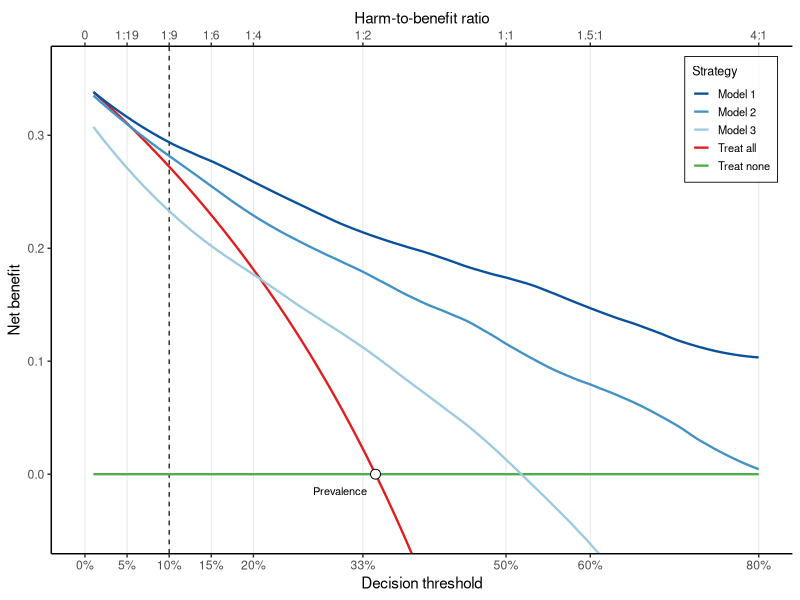
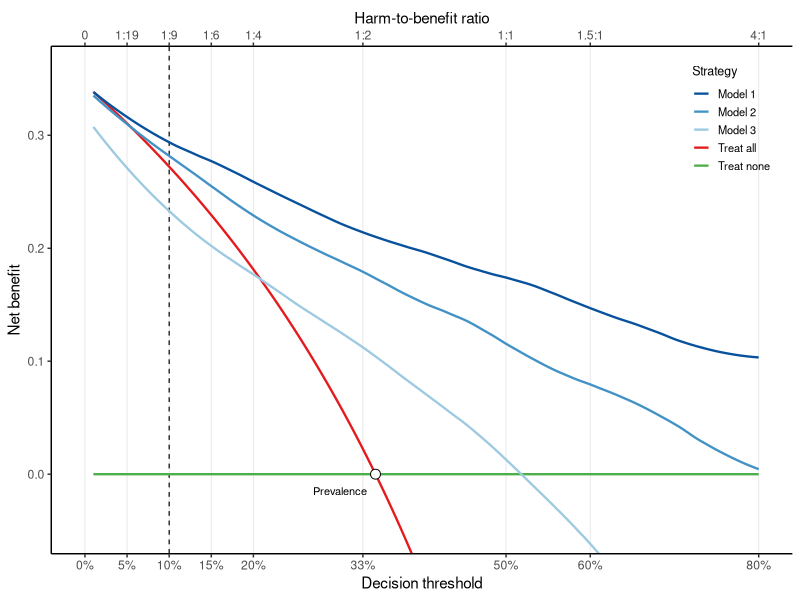

Recreate these plots in R, in order.
library(tidyverse)

inv_logit <- \(x) 1 / (1 + exp(-x))

set.seed(6192)

n <- 2000
# Outcome driven by the Model 1; intercept targets ~35% prevalence
lp_best <- rnorm(n, mean = -1.2, sd = 2.5)
p_best <- inv_logit(lp_best)
y <- rbinom(n, 1, p_best)

# Model 2: correlated with true risk but noisier
lp_good <- qlogis(p_best) + rnorm(n, 0, 1.5)
p_good <- inv_logit(lp_good)

# Model 3: weakly correlated with true risk
lp_poor <- qlogis(p_best) + rnorm(n, 0, 4)
p_poor <- inv_logit(lp_poor)

prev <- mean(y)

calc_nb <- function(y, p_pred, thresholds) {
  n <- length(y)
  purrr::map_dbl(thresholds, \(pt) {
    tp <- sum(y == 1 & p_pred >= pt)
    fp <- sum(y == 0 & p_pred >= pt)
    tp / n - fp / n * pt / (1 - pt)
  })
}

thresholds <- seq(0.01, 0.80, by = 0.005)

dca_df <- bind_rows(
  tibble(threshold = thresholds,
         nb = prev - (1 - prev) * thresholds / (1 - thresholds),
         strategy = "Treat all"),
  tibble(threshold = thresholds,
         nb = 0,
         strategy = "Treat none"),
  tibble(threshold = thresholds,
         nb = calc_nb(y, p_best, thresholds),
         strategy = "Model 1"),
  tibble(threshold = thresholds,
         nb = calc_nb(y, p_good, thresholds),
         strategy = "Model 2"),
  tibble(threshold = thresholds,
         nb = calc_nb(y, p_poor, thresholds),
         strategy = "Model 3")
) |>
  mutate(strategy = factor(strategy,
    levels = c("Model 1", "Model 2", "Model 3", "Treat all", "Treat none"),
    labels = c("Model 1", "Model 2", "Model 3", "Treat all", "Treat none")))

# Loess smooth the three model lines
model_df <- dca_df |>
  filter(strategy %in% c("Model 1", "Model 2", "Model 3")) |>
  group_by(strategy) |>
  mutate(nb_smooth = predict(loess(nb ~ threshold, span = 0.25))) |>
  ungroup()

default_df <- dca_df |>
  filter(strategy %in% c("Treat all", "Treat none"))

# Ticks: denser between 0 and 20%, then every 20%
primary_breaks <- c(0, 0.05, 0.10, 0.15, 0.20,0.33, 0.50, 0.60, 0.80)
hb_labels <- sapply(primary_breaks, \(pt) {
  if (pt == 0) return("0")
  ratio <- pt / (1 - pt)
  if (ratio < 1) {
    denom <- round(1 / ratio)
    paste0("1:", denom)
  } else {
    paste0(round(ratio, 1), ":1")
  }
})

p_dca <- ggplot() +
  geom_vline(xintercept = primary_breaks, color = "grey90", linewidth = 0.3) +
  geom_vline(xintercept = 0.1, color = "black", linetype = "dashed", linewidth = 0.4)+
  geom_line(data = default_df, aes(x = threshold, y = nb, color = strategy),
            linewidth = 0.8) +
  geom_line(data = model_df, aes(x = threshold, y = nb_smooth, color = strategy),
            linewidth = 0.8) +
  scale_color_manual(
    breaks = c("Model 1", "Model 2", "Model 3", "Treat all", "Treat none"),
    values = c(
      "Model 1" = "#08519C",
      "Model 2"      = "#4292C6",
      "Model 3"      = "#9ECAE1",
      "Treat all"       = "#E41A1C",
      "Treat none"      = "#4DAF4A"
  )) +
  scale_x_continuous(
    limits = c(0, 0.8),
    breaks = primary_breaks,
    labels = scales::percent_format(accuracy = 1),
    sec.axis = sec_axis(~ ., breaks = primary_breaks, labels = hb_labels,
                        name = "Harm-to-benefit ratio")
  ) +
  annotate("point", x = prev, y = 0, shape = 21, size = 3,
           fill = "white", color = "black") +
  annotate("text", x = prev - 0.01, y = -0.015, label = "Prevalence",
           size = 2.8, hjust = 1) +
  coord_cartesian(ylim = c(-0.05, max(dca_df$nb) + 0.02)) +
  labs(x = "Decision threshold", y = "Net benefit",
       color = "Strategy") +
  theme_classic(base_size = 11) +
  theme(
    legend.position = c(0.98, 0.98),
    legend.justification = c(1, 1),
    legend.background = element_rect(fill = alpha("white", 0.8), color = "black", linewidth = 0.3),
    legend.key.size = unit(0.9, "lines"),
    legend.text = element_text(size = 8),
    legend.title = element_text(size = 9)
  )

ggsave("figures/Introduction/dca.pdf", p_dca, width = 5, height = 4, units = "in")
p_dca <- p_dca + theme(
  legend.background = element_rect(fill = "transparent", color = NA),
  legend.key = element_rect(fill = "transparent", color = NA),
  panel.background = element_rect(fill = "transparent", color = NA),
  plot.background = element_rect(fill = "transparent", color = NA)
)

ggsave(plot = p_dca, path = "C:\\Users\\u0158158\\OneDrive - KU Leuven\\KU Leuven\\PhD\\Thesis\\Thesis_TEX_quarto\\presentation\\imgs" , filename = "dca-1.png", width = 5, height = 4.5, units = "in", dpi = 800)
